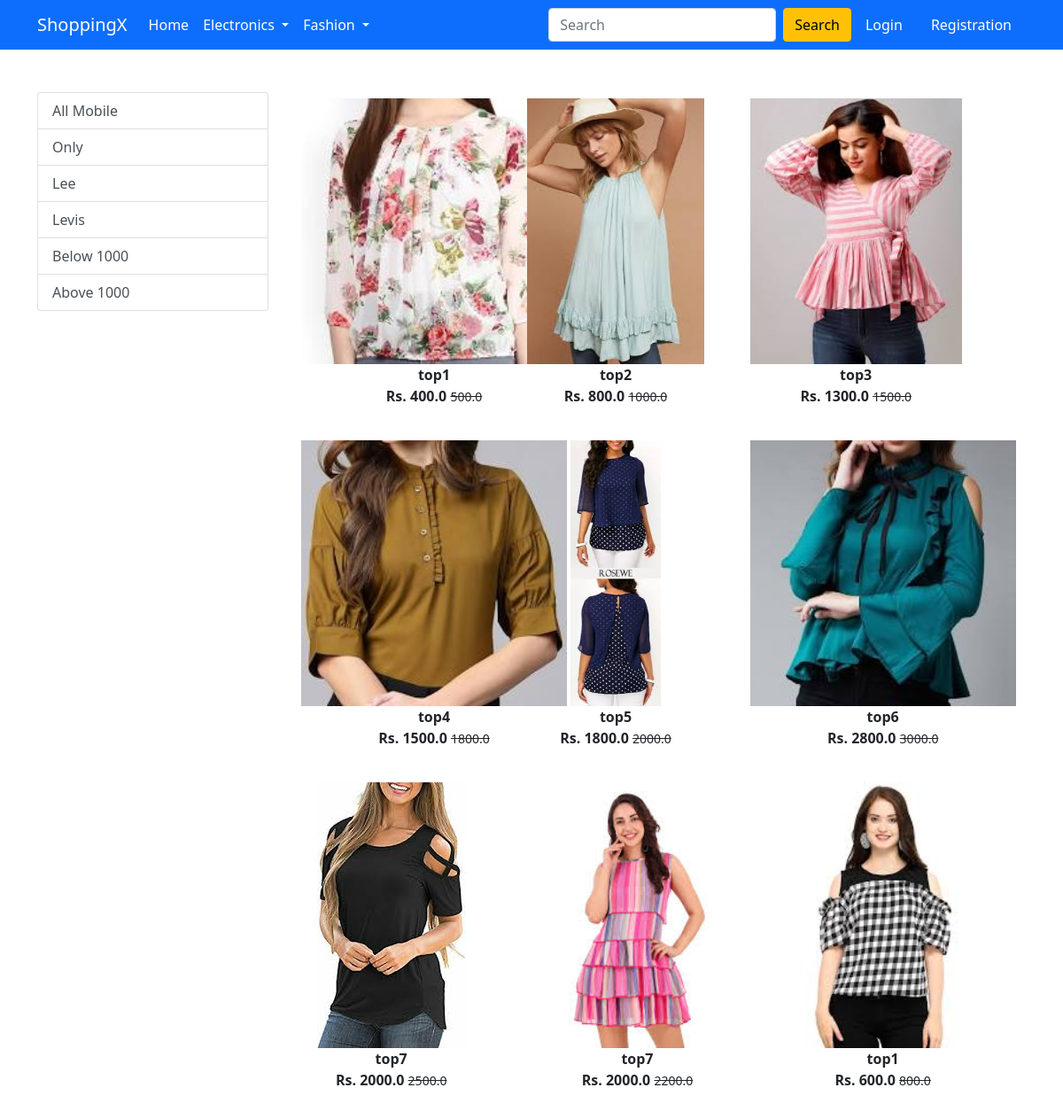
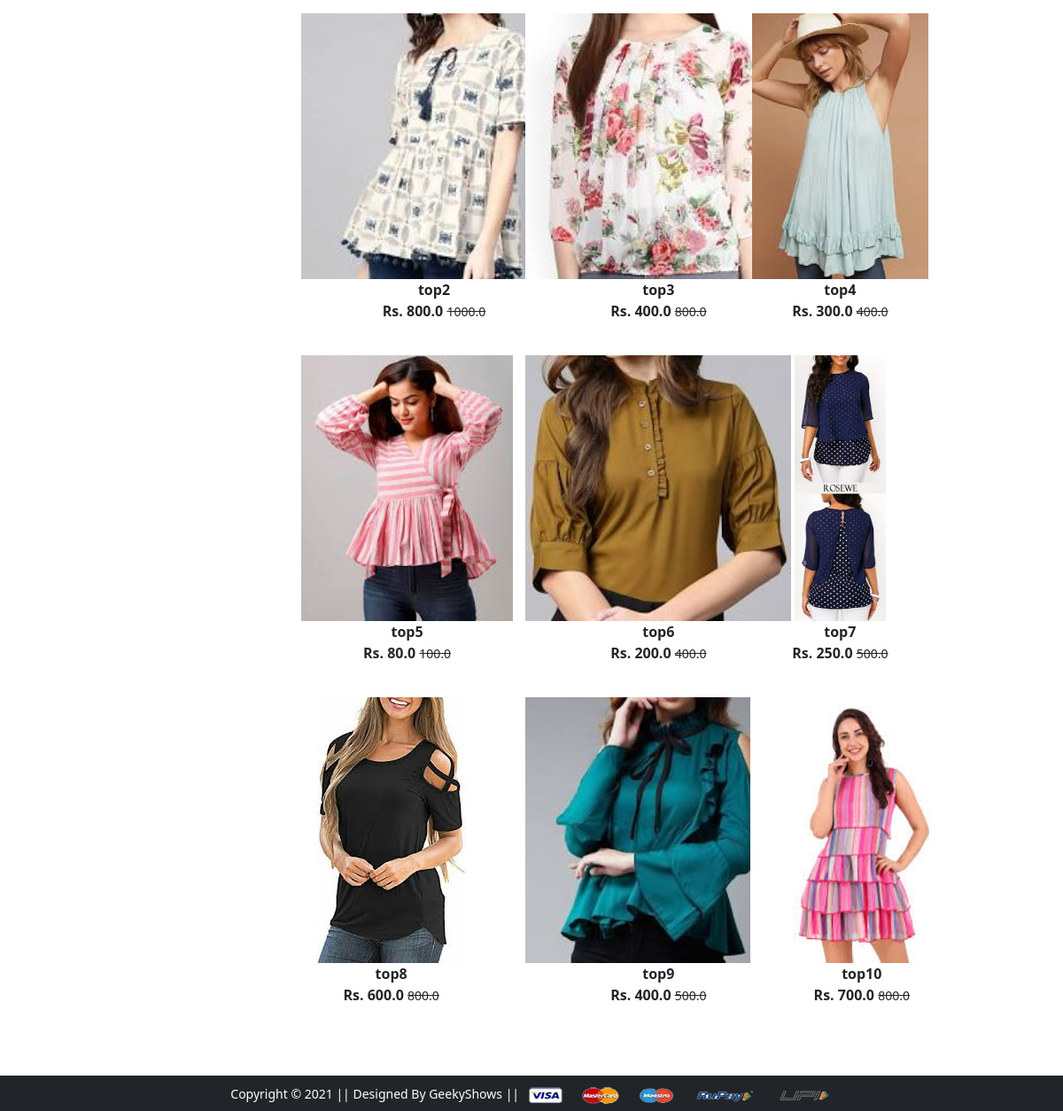
Screenshot of /topwear/ with the database file from the repository (2 pictures, top to bottom).
### app/models.py (models this page shows, shortened)
class Product(models.Model):
    title =models.CharField(max_length=100)
    selling_price = models.FloatField()
    discounted_price = models.FloatField()
    description = models.TextField()
    brand = models.CharField(max_length=100)
    category = models.CharField(choices=CATEGORY_CHOICES,max_length=2)
    product_image = models.ImageField(upload_to='productimg')

### app/views.py (the view)
# urls.py: path('topwear/', views.topwear, name='topwear'),
def topwear(request,data=None):
 if data == None:
  topwears = Product.objects.filter(category='TW')
 elif data == 'only' or data == 'levis' or data == 'lee':
  topwears = Product.objects.filter(category='TW').filter(brand=data)
 elif data == 'below':
  topwears = Product.objects.filter(category='TW').filter(discounted_price__lt=1000)
 elif data == 'above':
  topwears = Product.objects.filter(category='TW').filter(discounted_price__gt=1000)
 return render(request, 'app/topwear.html',{'topwears':topwears})

### app/templates/app/topwear.html (shortened to what this page needs)
{% extends 'app/base.html' %}
{% load static %}
{% block main-content %}
<div class="container my-5">
 <div class="row">
  <div class="col-sm-3">
   <div class="list-group">
    <a href="{% url 'topwear' %}" class="list-group-item list-group-item-action" aria-current="true">All Mobile</a>
    <a href="{% url 'topweardata' 'only' %}" class="list-group-item list-group-item-action" aria-current="true">Only</a>
     <a href="{% url 'topweardata' 'lee' %}" class="list-group-item list-group-item-action" aria-current="true">Lee</a>
     <a href="{% url 'topweardata' 'levis' %}" class="list-group-item list-group-item-action" aria-current="true">Levis</a>
        <a href="{% url 'topweardata' 'below' %}" class="list-group-item list-group-item-action" aria-current="true">Below 1000</a>
        <a href="{% url 'topweardata' 'above' %}" class="list-group-item list-group-item-action" aria-current="true">Above 1000</a>
   </div>
  </div>
  <div class="col-sm-8">
   <div class="row">
    {% for product in topwears %}
    <div class="col-sm-4 text-center mb-4">
     <a href="{% url 'product-detail' product.id %}" class="btn">
      <div class="item">
       <img src="{{product.product_image.url}}" alt="" height="300" class="">
       <div class="fw-bold">{{product.title}}</div>
       <div class="fw-bold">Rs. {{product.discounted_price}}
       <small class="fw-light text-decoration-line-through">
        {{product.selling_price}}
       </small></div>
      </div>
     </a>
    </div>
    {% endfor %}
   </div>
  </div>
 </div>
</div>
{% endblock main-content %}

### rows the page displays
Product: product_image (picture), title "top1", discounted_price "400.0", selling_price "500.0"
Product: product_image (picture), title "top2", discounted_price "800.0", selling_price "1000.0"
Product: product_image (picture), title "top3", discounted_price "1300.0", selling_price "1500.0"
Product: product_image (picture), title "top4", discounted_price "1500.0", selling_price "1800.0"
Product: product_image (picture), title "top5", discounted_price "1800.0", selling_price "2000.0"
Product: product_image (picture), title "top6", discounted_price "2800.0", selling_price "3000.0"
Product: product_image (picture), title "top7", discounted_price "2000.0", selling_price "2500.0"
Product: product_image (picture), title "top7", discounted_price "2000.0", selling_price "2200.0"
Product: product_image (picture), title "top1", discounted_price "600.0", selling_price "800.0"
Product: product_image (picture), title "top2", discounted_price "800.0", selling_price "1000.0"
Product: product_image (picture), title "top3", discounted_price "400.0", selling_price "800.0"
Product: product_image (picture), title "top4", discounted_price "300.0", selling_price "400.0"
Product: product_image (picture), title "top5", discounted_price "80.0", selling_price "100.0"
Product: product_image (picture), title "top6", discounted_price "200.0", selling_price "400.0"
Product: product_image (picture), title "top7", discounted_price "250.0", selling_price "500.0"
Product: product_image (picture), title "top8", discounted_price "600.0", selling_price "800.0"
Product: product_image (picture), title "top9", discounted_price "400.0", selling_price "500.0"
Product: product_image (picture), title "top10", discounted_price "700.0", selling_price "800.0"
